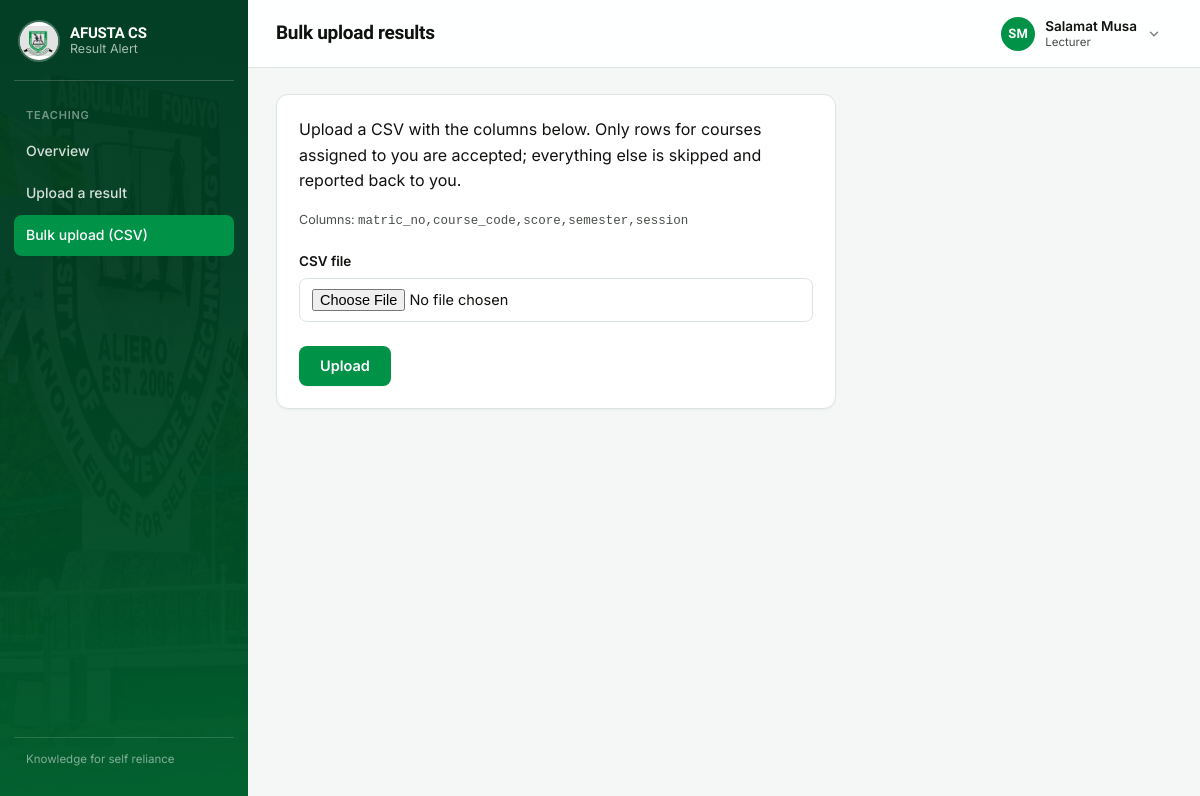
Page /lecturer/bulk-upload/ (signed in) on the committed database.
### accounts/models.py (models this page shows, shortened)
class User(AbstractUser):
    class Role(models.TextChoices):
        STUDENT = 'student', 'Student'
        LECTURER = 'lecturer', 'Lecturer'
        ADMIN = 'admin', 'Admin'
    role = models.CharField(max_length=10, choices=Role.choices)
    phone = models.CharField(
        max_length=20,
        help_text='Include country code where possible, e.g. +2348012345678',
    )
    @property
    def initials(self):
        letters = ''.join(part[0] for part in (self.first_name, self.last_name) if part)
        return (letters or self.username[:2]).upper()

### academics/views.py (the view, shortened to what this page needs)
# urls.py: path('lecturer/bulk-upload/', views.bulk_upload_results, name='bulk_upload_results'),
@role_required('lecturer')
def bulk_upload_results(request):
    return render(request, 'academics/bulk_upload.html')

### templates/academics/bulk_upload.html (shortened to what this page needs)
{% extends 'base_app.html' %}
{% block page_title %}Bulk upload results{% endblock %}
{% block sidenav %}{% include 'academics/_lecturer_nav.html' with active='bulk' %}{% endblock %}
{% block content %}
<div class="card" style="max-width:560px;">
  <p style="margin-top:0;">Upload a CSV with the columns below. Only rows for courses assigned to you are accepted; everything else is skipped and reported back to you.</p>
  <p class="helptext" style="margin-bottom:20px;">Columns: <code>matric_no,course_code,score,semester,session</code></p>
  <form method="post" enctype="multipart/form-data">
    <label for="csv_file">CSV file</label>
    <input class="form-control" type="file" name="csv_file" id="csv_file" accept=".csv" required>
    <div class="form-actions"><button class="btn btn-primary" type="submit">Upload</button></div>
  </form>
</div>
{% endblock %}

### templates/base_app.html (shortened to what this page needs)
{% load static %}<!DOCTYPE html>
<html lang="en">
<head>
  <link rel="stylesheet" href="{% static 'css/main.css' %}">
</head>
<body>
  <div class="app-shell">
    <aside class="sidebar">
      <a class="brand" href="{% url 'home' %}">
        <img src="{% static 'images/logo.jpg' %}" alt="AFUSTA crest">
        <span class="brand-text">
          <span class="brand-word">AFUSTA CS</span>
          <span class="brand-sub">Result Alert</span>
        </span>
      </a>
      <nav aria-label="Main">
        {% block sidenav %}{% include '_sidenav.html' %}{% endblock %}
      </nav>
      <div class="spacer"></div>
      <p class="sidebar-foot">Knowledge for self reliance</p>
    </aside>
    <div class="main">
      <header class="topbar">
        <h1>{% block page_title %}Dashboard{% endblock %}</h1>
        <div class="user-menu" data-user-menu>
          <button type="button" class="user-menu-btn" data-user-menu-button
                  aria-expanded="false" aria-haspopup="true">
            <span class="avatar" aria-hidden="true">{{ request.user.initials }}</span>
            <span class="user-menu-id">
              <span class="user-menu-name">{{ request.user.get_full_name|default:request.user.username }}</span>
              <span class="user-menu-role">{{ request.user.get_role_display }}</span>
            </span>
            <svg class="user-menu-caret" width="14" height="14" viewBox="0 0 24 24" fill="none"
                 stroke="currentColor" stroke-width="2.5" stroke-linecap="round" stroke-linejoin="round"
                 aria-hidden="true"><polyline points="6 9 12 15 18 9"></polyline></svg>
          </button>
        </div>
      </header>
      <main class="content">
        {% block content %}{% endblock %}
      </main>
    </div>
  </div>
</body>
</html>

### rows in the picture
User: user.initials "SM", user.get_full_name "Salamat Musa", user.role "Lecturer"
